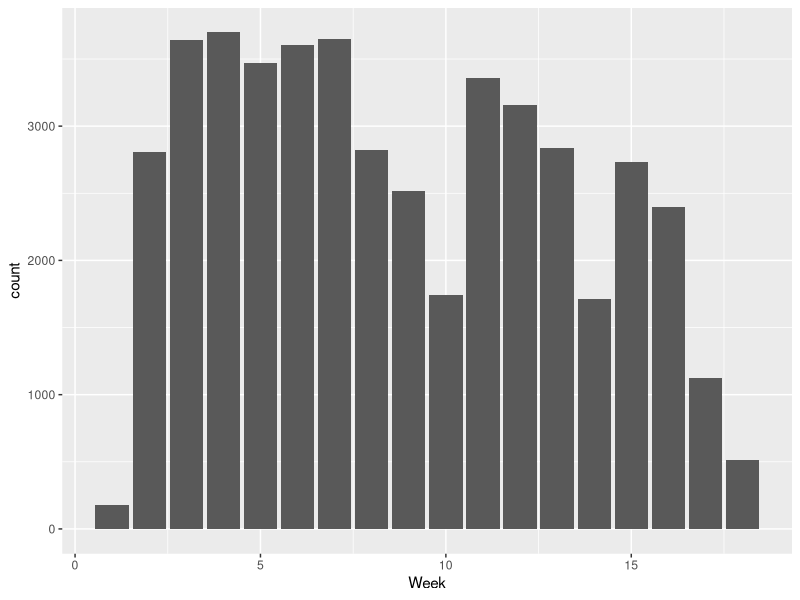
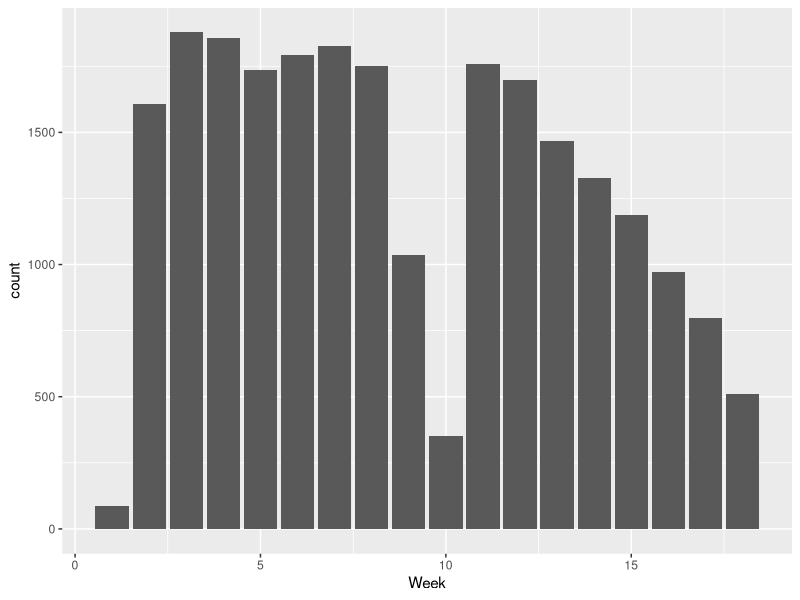
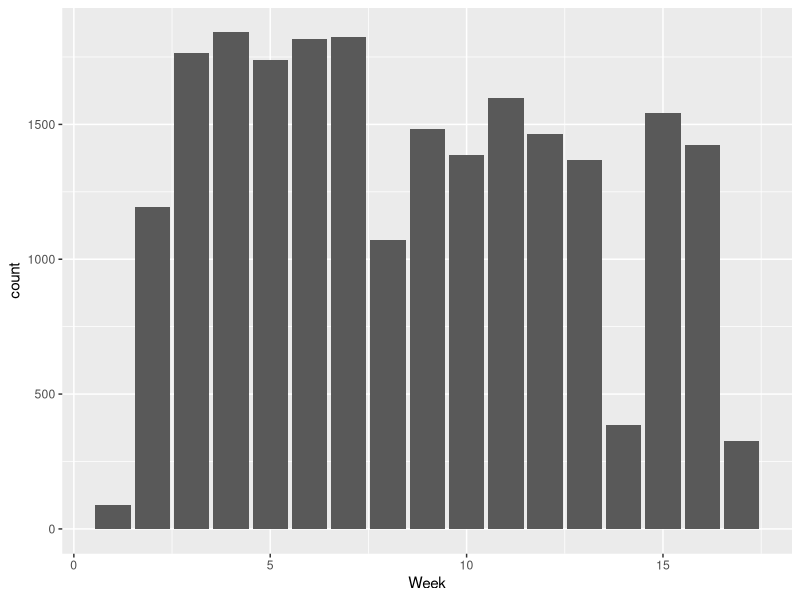

Write the R code that produced these figures, in order.
## ---- chunk 1
knitr::opts_chunk$set(echo = TRUE, message=FALSE, warning=FALSE, cache=TRUE, 
                      fig.width=7, fig.height=3, fig.align = "center")
library(readr)
library(dplyr)
library(ggplot2)
library(lubridate)
## ---- chunk 2

flex_data <- read_csv("flex_data.csv") 
flex_data <- flex_data %>% mutate(Time = mdy_hm(Time)) %>% mutate(Week = week(Time))

flex_data <-flex_data %>% filter(Time >= '2019-01-20' & Time <= '2019-12-19') %>%  filter(Price > 0)

spring <- flex_data %>% filter(Time <= '2019-5-20') %>% mutate(Week = Week-2)
fall <- flex_data %>% filter(Time >= '2019-8-31') %>% mutate (Week = Week-34)
spring_and_fall <- full_join(spring, fall)

#Transactions by week
ggplot(spring_and_fall) + geom_bar(aes(x=Week))
ggplot(spring) + geom_bar(aes(x=Week))
ggplot(fall) + geom_bar(aes(x=Week))
## ---- chunk 3
#Purchases by week
fall %>% group_by(Week) %>% summarize(Total = sum(Price))
spring %>% group_by(Week) %>% summarize(Total = sum(Price))
spring_and_fall %>% group_by(Week) %>% summarize(Total = sum(Price))
